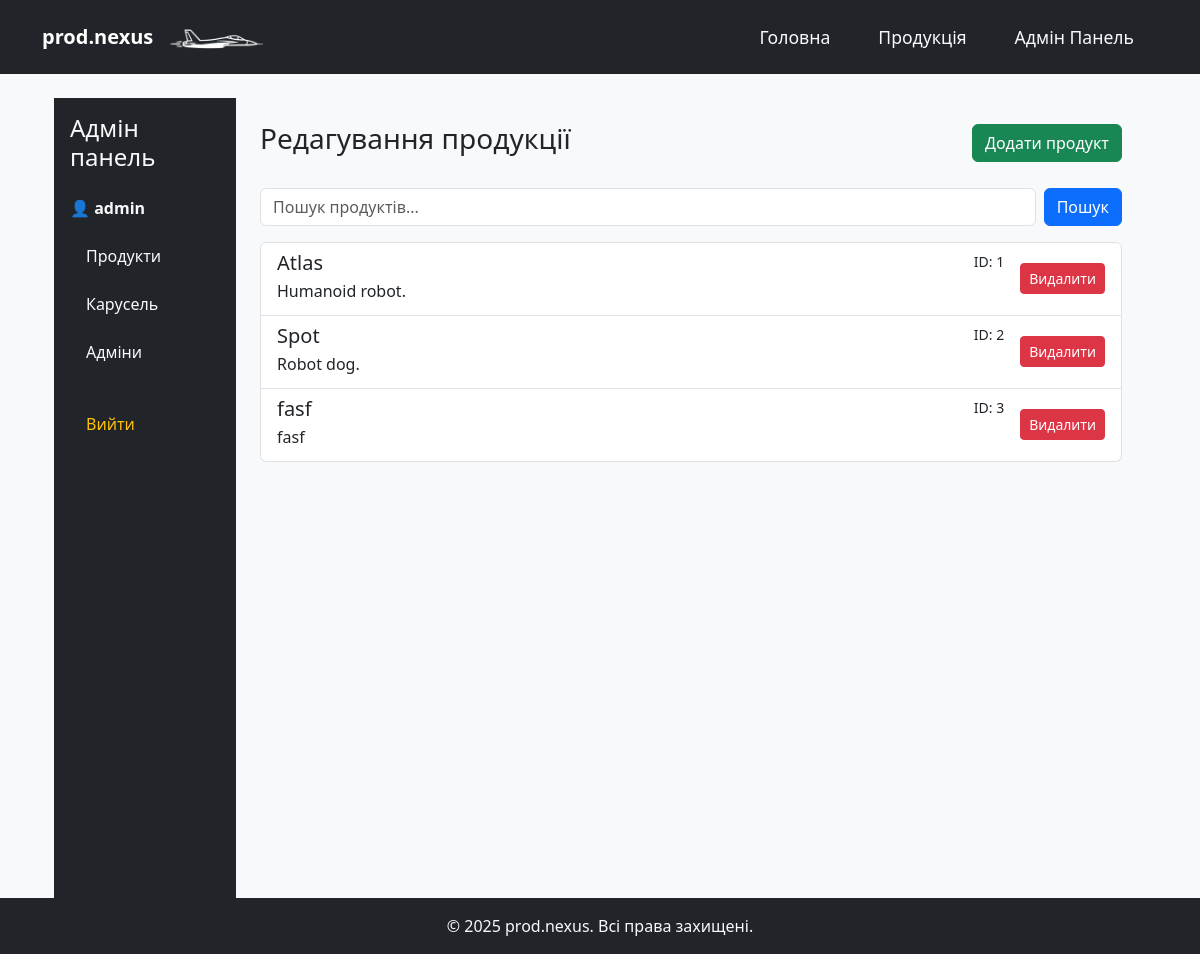
The app's page /admin/dashboard (signed in), older data.
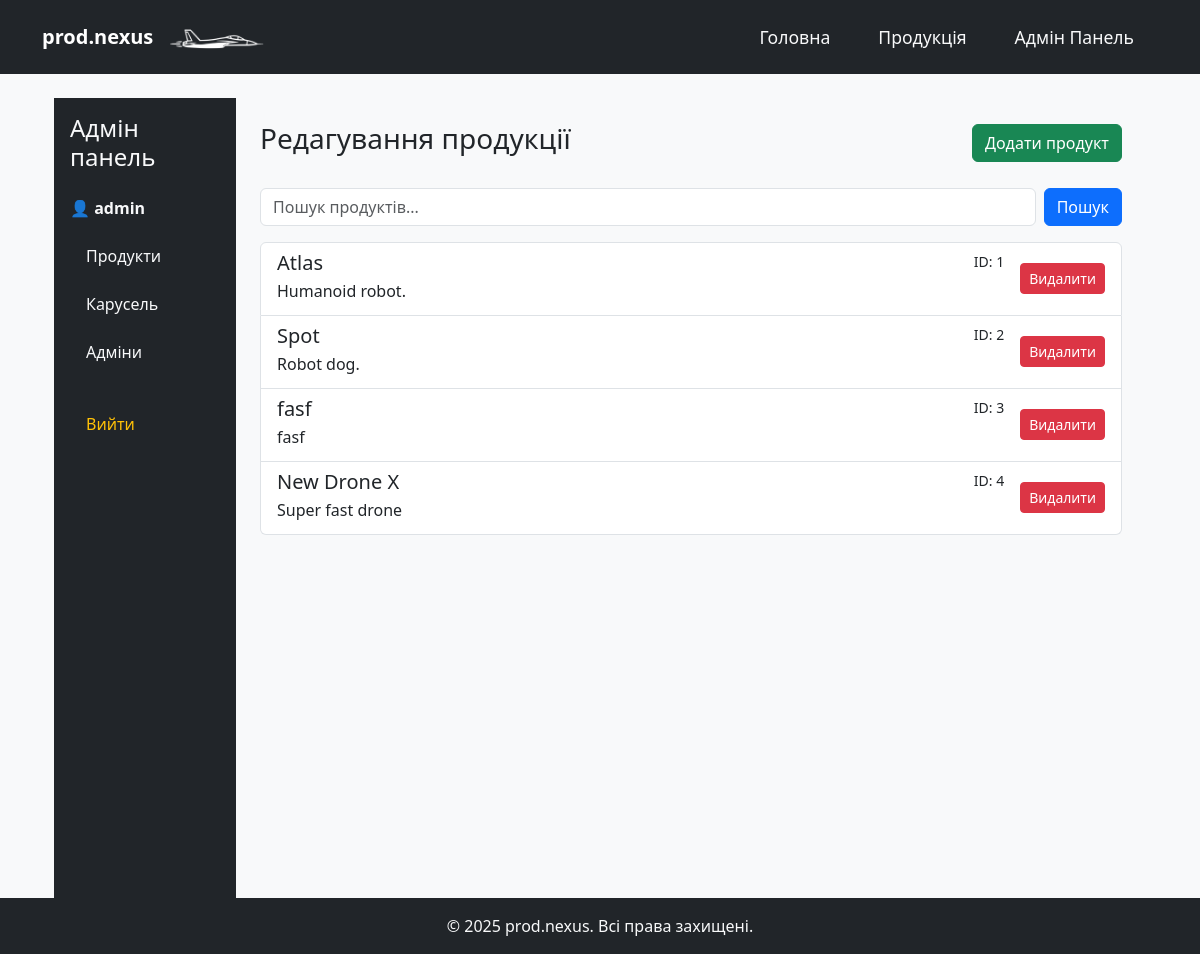
The same page, newer data.
### app/domain/catalog.py (models this page shows, shortened)
class Product(db.Model):
    __tablename__ = 'product'
    id = db.Column(db.Integer, primary_key=True)
    name = db.Column(db.String(100), nullable=False)
    desc = db.Column(db.Text, nullable=False)
    img = db.Column(db.String(100), nullable=False, default='default.png')

### app/admin/routes.py (the view)
@admin.route("/dashboard")
@login_required
def admin_dashboard():
    products = Product.query.all()
    return render_template("admin_dashboard.html", products=products, admin_name=current_user.name)

### app/domain/users.py (called while the page is built)
@login_manager.user_loader
def load_user(user_id):
    return User.query.get(int(user_id))

### app/templates/admin_dashboard.html
{% extends "base.html" %}
{% block content %}
<div class="container-fluid">
  <div class="row">
    {% include "admin_sidebar.html" %}
    <div class="col-md-9 col-lg-10 p-4">
      <div class="d-flex justify-content-between align-items-center mb-4">
        <h3>Редагування продукції</h3>
        <a href="{{ url_for('admin.add_product') }}" class="btn btn-success">Додати продукт</a>
      </div>
      <form method="GET" class="mb-3 d-flex">
        <input type="text" name="q" class="form-control me-2" placeholder="Пошук продуктів..." value="{{ request.args.get('q', '') }}">
        <button class="btn btn-primary">Пошук</button>
      </form>
      <div class="list-group">
        {% for product in products %}
        <div class="list-group-item d-flex justify-content-between align-items-center">
          <a href="{{ url_for('admin.edit_product', product_id=product.id) }}" class="flex-grow-1 text-decoration-none text-dark">
            <div class="d-flex w-100 justify-content-between">
              <h5 class="mb-1">{{ product.name }}</h5>
              <small>ID: {{ product.id }}</small>
            </div>
            <p class="mb-1 text-truncate">{{ product.desc }}</p>
          </a>
          <form action="{{ url_for('admin.delete_product', product_id=product.id) }}" method="POST" class="ms-3">
            <button type="submit" class="btn btn-danger btn-sm" onclick="return confirm('Ви впевнені, що хочете видалити продукт?');">
              Видалити
            </button>
          </form>
        </div>
        {% else %}
        <div class="alert alert-info">Продукти не знайдені.</div>
        {% endfor %}
      </div>
    </div>
  </div>
</div>
{% endblock %}

Row changes from the older to the newer data that the page shows:
added Product: name "New Drone X", id "4", desc "Super fast drone"
